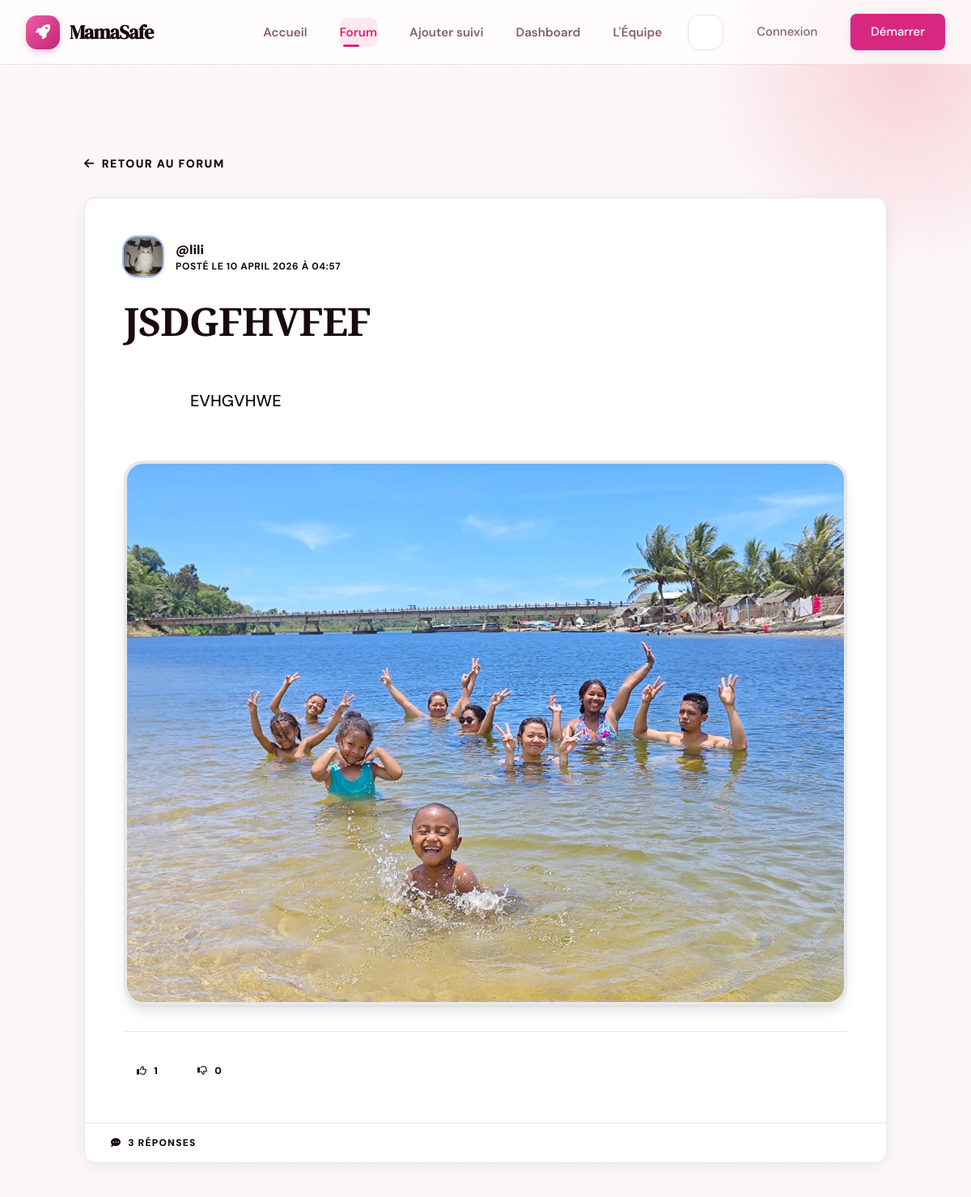
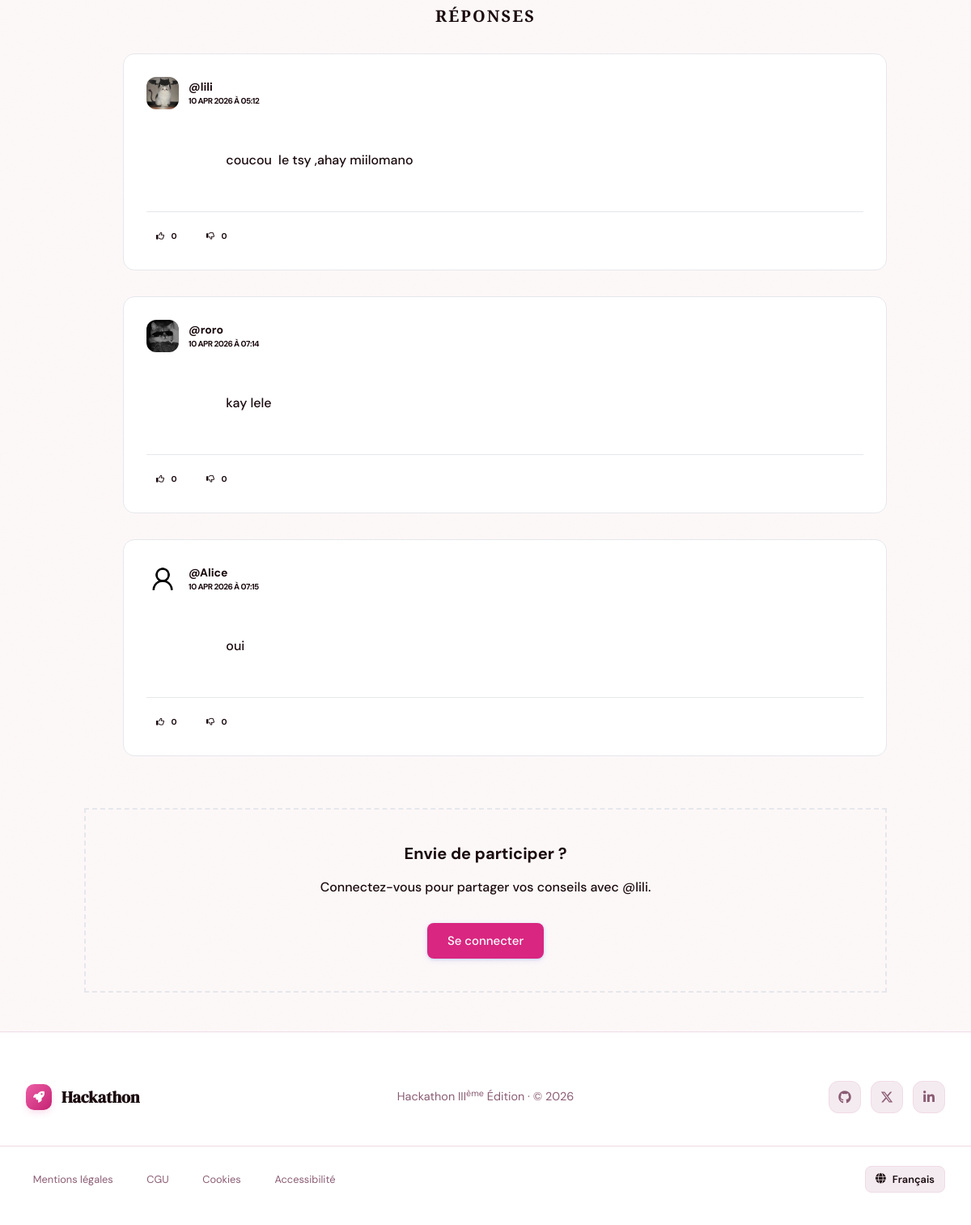
/forum/question/2/, run on the app's committed database (2 pictures, top to bottom).
### forum/models.py (models this page shows, shortened)
class Question(models.Model):
    user = models.ForeignKey(
        settings.AUTH_USER_MODEL,
        on_delete=models.CASCADE,
        related_name='questions'
    )
    title = models.CharField(max_length=255)
    content = models.TextField()
    image = models.ImageField(upload_to='forum/questions/', blank=True, null=True)
    likes = models.ManyToManyField(settings.AUTH_USER_MODEL, related_name='liked_questions', blank=True)
    dislikes = models.ManyToManyField(settings.AUTH_USER_MODEL, related_name='disliked_questions', blank=True)
    created_at = models.DateTimeField(auto_now_add=True)
    updated_at = models.DateTimeField(auto_now=True)
    class Meta:
        ordering = ['-created_at']
    def total_likes(self):
        return self.likes.count()
    def total_dislikes(self):
        return self.dislikes.count()

class Answer(models.Model):
    user = models.ForeignKey(
        settings.AUTH_USER_MODEL,
        on_delete=models.CASCADE,
        related_name='answers'
    )
    question = models.ForeignKey(
        Question,
        on_delete=models.CASCADE,
        related_name='answers'
    )
    content = models.TextField()
    image = models.ImageField(upload_to='forum/answers/', blank=True, null=True)
    likes = models.ManyToManyField(settings.AUTH_USER_MODEL, related_name='liked_answers', blank=True)
    dislikes = models.ManyToManyField(settings.AUTH_USER_MODEL, related_name='disliked_answers', blank=True)
    created_at = models.DateTimeField(auto_now_add=True)
    updated_at = models.DateTimeField(auto_now=True)
    class Meta:
        ordering = ['created_at']
    def total_likes(self):
        return self.likes.count()
    def total_dislikes(self):
        return self.dislikes.count()

### Users/models.py (models this page shows, shortened)
class User(AbstractUser):
    GROUPE_SANGUIN_CHOIX = [
        ('A+', 'A+'), ('A-', 'A-'),
        ('B+', 'B+'), ('B-', 'B-'),
        ('AB+', 'AB+'), ('AB-', 'AB-'),
        ('O+', 'O+'), ('O-', 'O-'),
    ]
    is_admin_user = models.BooleanField(default=False)
    is_customer = models.BooleanField(default=True)
    age = models.PositiveIntegerField(null=True, blank=True, help_text="25")
    date_dernieres_regles = models.DateField(null=True, blank=True, help_text="Date des dernières règles)")
    date_prevue_accouchement = models.DateField(null=True, blank=True)
    taille = models.PositiveIntegerField(null=True, blank=True, help_text="En cm")
    poids_initial = models.FloatField(null=True, blank=True, help_text="En kg")
    groupe_sanguin = models.CharField(
        null=True,
        blank=True,
        max_length=5,
        choices=GROUPE_SANGUIN_CHOIX
    )
    antecedents_medicaux = models.TextField(null=True, blank=True)
    nombre_grossesses_precedentes = models.PositiveIntegerField(default=0, blank=True)
    photo = models.ImageField(
        upload_to="profile_pictures/",
        default="profile_pictures/default.png",
        blank=True,
        null=True,
    )

### forum/views.py (the view)
# urls.py: path('question/<int:pk>/', views.question_detail, name='question_detail'),
def question_detail(request, pk):
    question = get_object_or_404(Question, pk=pk)
    answers = question.answers.all().select_related('user')
    if request.method == 'POST' and request.user.is_authenticated:
        form = AnswerForm(request.POST, request.FILES)
        if form.is_valid():
            answer = form.save(commit=False)
            answer.user = request.user
            answer.question = question
            answer.save()
            if question.user != request.user:
                Notification.objects.create(
                    user=question.user,
                    title="Nouvelle réponse",
                    message=f"{request.user.username} a répondu à votre question : {question.title}",
                    url=reverse('forum:question_detail', args=[question.pk])
                )
            return redirect('forum:question_detail', pk=pk)
    else:
        form = AnswerForm()
    return render(request, 'forum/question_detail.html', {
        'question': question,
        'answers': answers,
        'form': form
    })

### templates/forum/question_detail.html (shortened to what this page needs)
{% extends 'Base/base.html' %}
{% block content %}
<div class="container mx-auto px-4 py-12 max-w-5xl">
    <a href="{% url 'forum:question_list' %}" class="inline-flex items-center gap-2 text-sm font-black uppercase tracking-widest text-primary hover:text-ink transition-colors mb-8 group">
        <i class="fas fa-arrow-left transition-transform group-hover:-translate-x-1"></i>
        Retour au forum
    </a>
    <div class="cool-card !p-0 overflow-hidden mb-12 shadow-xl border-t-4 border-t-primary">
        <div class="p-8 md:p-12">
            <div class="flex flex-wrap items-center gap-4 mb-8">
                {% if question.user.photo %}
                    <img src="{{ question.user.photo.url }}" class="w-12 h-12 rounded-2xl object-cover ring-2 ring-paper" alt="{{ question.user.username }}">
                {% else %}
                    <div class="w-12 h-12 rounded-2xl bg-grad-primary flex items-center justify-center text-white font-bold">
                        {{ question.user.username|first|upper }}
                    </div>
                {% endif %}
                <div>
                    <span class="block font-black text-ink">@{{ question.user.username }}</span>
                    <span class="text-xs font-bold text-ink-muted uppercase tracking-wider">Posté le {{ question.created_at|date:"d F Y à H:i" }}</span>
                </div>
            </div>
            <h1 class="text-3xl md:text-5xl font-black text-ink mb-8 leading-tight tracking-tight">
                {{ question.title }}
            </h1>
            <div class="prose prose-pink max-w-none text-ink/80 text-lg md:text-xl leading-relaxed whitespace-pre-wrap font-medium mb-8">
                {{ question.content }}
            </div>
            {% if question.image %}
                <div class="mb-8 rounded-3xl overflow-hidden shadow-lg border-4 border-paper">
                    <img src="{{ question.image.url }}" class="w-full h-auto object-cover" alt="Image pour {{ question.title }}">
                </div>
            {% endif %}
            <div class="flex items-center gap-4 mt-8 pt-8 border-t border-line">
                <a href="{% url 'forum:like_question' question.pk %}" class="flex items-center gap-2 px-4 py-2 rounded-xl {% if user in question.likes.all %}bg-primary text-white shadow-lg{% else %}bg-surface-2 text-ink-muted hover:bg-line{% endif %} transition-all font-black text-xs uppercase tracking-widest">
                    <i class="{% if user in question.likes.all %}fas{% else %}far{% endif %} fa-thumbs-up"></i>
                    {{ question.total_likes }}
                </a>
                <a href="{% url 'forum:dislike_question' question.pk %}" class="flex items-center gap-2 px-4 py-2 rounded-xl {% if user in question.dislikes.all %}bg-ink text-white shadow-lg{% else %}bg-surface-2 text-ink-muted hover:bg-line{% endif %} transition-all font-black text-xs uppercase tracking-widest">
                    <i class="{% if user in question.dislikes.all %}fas{% else %}far{% endif %} fa-thumbs-down"></i>
                    {{ question.total_dislikes }}
                </a>
            </div>
        </div>
        <div class="bg-surface-2 px-8 py-4 border-t border-line flex items-center gap-6">
            <span class="text-xs font-black uppercase tracking-widest text-ink-muted flex items-center gap-2">
                <i class="fas fa-comment-dots text-primary"></i>
                {{ answers.count }} Réponse{{ answers.count|pluralize }}
            </span>
        </div>
    </div>
    <div class="flex items-center gap-4 mb-8">
        <div class="h-px flex-grow bg-line"></div>
        <h3 class="text-xl font-black text-ink uppercase tracking-widest">Réponses</h3>
        <div class="h-px flex-grow bg-line"></div>
    </div>
    <div class="space-y-8 mb-16">
        {% for answer in answers %}
            <div class="relative pl-8 md:pl-12">
                <div class="absolute left-0 top-0 bottom-0 w-1 bg-grad-primary opacity-20 rounded-full"></div>
                <div class="cool-card group hover:border-primary/20 transition-all">
                    <div class="flex items-center justify-between mb-6">
                        <div class="flex items-center gap-3">
                            {% if answer.user.photo %}
                                <img src="{{ answer.user.photo.url }}" class="w-10 h-10 rounded-xl object-cover" alt="{{ answer.user.username }}">
                            {% else %}
                                <div class="w-10 h-10 rounded-xl bg-surface-2 flex items-center justify-center text-ink font-bold">
                                    {{ answer.user.username|first|upper }}
                                </div>
                            {% endif %}
                            <div>
                                <span class="block font-bold text-ink text-sm">@{{ answer.user.username }}</span>
                                <span class="text-[10px] font-bold text-ink-muted uppercase tracking-tighter">{{ answer.created_at|date:"d M Y à H:i" }}</span>
                            </div>
                        </div>
                    </div>
                    <div class="text-ink-muted leading-relaxed whitespace-pre-wrap font-medium mb-6">
                        {{ answer.content }}
                    </div>
                    <div class="flex items-center gap-3 pt-4 border-t border-line/50">
                        <a href="{% url 'forum:like_answer' answer.pk %}" class="flex items-center gap-2 px-3 py-1.5 rounded-lg {% if user in answer.likes.all %}bg-primary text-white shadow-md{% else %}bg-surface-2 text-ink-muted hover:bg-line{% endif %} transition-all font-bold text-[10px] uppercase tracking-wider">
                            <i class="{% if user in answer.likes.all %}fas{% else %}far{% endif %} fa-thumbs-up"></i>
                            {{ answer.total_likes }}
                        </a>
                        <a href="{% url 'forum:dislike_answer' answer.pk %}" class="flex items-center gap-2 px-3 py-1.5 rounded-lg {% if user in answer.dislikes.all %}bg-ink text-white shadow-md{% else %}bg-surface-2 text-ink-muted hover:bg-line{% endif %} transition-all font-bold text-[10px] uppercase tracking-wider">
                            <i class="{% if user in answer.dislikes.all %}fas{% else %}far{% endif %} fa-thumbs-down"></i>
                            {{ answer.total_dislikes }}
                        </a>
                    </div>
                </div>
            </div>
        {% empty %}
            <div class="text-center py-16 bg-surface-2 rounded-3xl border-2 border-dashed border-line">
                <p class="text-ink-muted font-bold italic">Soyez la première personne à apporter une réponse !</p>
            </div>
        {% endfor %}
    </div>
    {% if user.is_authenticated %}
        <div class="cool-card shadow-2xl border-2 border-primary/10 relative overflow-hidden">
            <div class="absolute top-0 right-0 p-4 opacity-5">
                <i class="fas fa-reply text-6xl"></i>
            </div>
            <h3 class="text-2xl font-black text-ink mb-8 flex items-center gap-3">
                <span class="w-10 h-10 rounded-xl bg-primary text-white flex items-center justify-center text-sm shadow-lg">
                    <i class="fas fa-pen"></i>
                </span>
                Votre contribution
            </h3>
            <form method="POST" class="space-y-6" enctype="multipart/form-data">
                {% csrf_token %}
                <div class="relative">
                    {{ form.content }}
                    {% if form.content.errors %}
                        {% for error in form.content.errors %}
                            <p class="text-error text-xs font-black uppercase mt-2 italic">{{ error }}</p>
                        {% endfor %}
                    {% endif %}
                </div>
                <div class="space-y-2">
                    <label for="{{ form.image.id_for_label }}" class="text-[10px] font-black uppercase tracking-widest text-ink-muted">
                        Ajouter une photo ou un fichier
                    </label>
                    {{ form.image }}
                    {% if form.image.errors %}
                        {% for error in form.image.errors %}
                            <p class="text-error text-xs font-black uppercase mt-2 italic">{{ error }}</p>
                        {% endfor %}
                    {% endif %}
                </div>
                <div class="flex justify-end">
                    <button type="submit" class="btn btn-primary btn-lg shadow-xl hover:scale-105 active:scale-95 transition-all">
                        <i class="fas fa-paper-plane"></i>
                        Publier ma réponse
                    </button>
                </div>
            </form>
        </div>
    {% else %}
        <div class="glass-card p-10 text-center border-2 border-dashed border-primary/20">
            <h4 class="text-xl font-bold text-ink mb-4">Envie de participer ?</h4>
            <p class="text-ink-muted mb-8 font-medium">Connectez-vous pour partager vos conseils avec @{{ question.user.username }}.</p>
            <a href="{% url 'users:connexion' %}?next={{ request.path }}" class="btn btn-primary">Se connecter</a>
        </div>
    {% endif %}
</div>
{% endblock %}

### data on the page
Question: user.photo (picture), user.username "lili", created_at "10 APRIL 2026 À 04:57", title "JSDGFHVFEF", content "EVHGVHWE", image (picture), total_likes "1", total_dislikes "0"
Answer: user.photo (picture), user.username "lili", created_at "10 APR 2026 À 05:12", content "coucou le tsy ,ahay miilomano", total_likes "0", total_dislikes "0"
Answer: user.photo (picture), user.username "roro", created_at "10 APR 2026 À 07:14", content "kay lele", total_likes "0", total_dislikes "0"
Answer: user.photo (placeholder picture), user.username "Alice", created_at "10 APR 2026 À 07:15", content "oui", total_likes "0", total_dislikes "0"

### other printed values
{{ answers.count }} "3"
